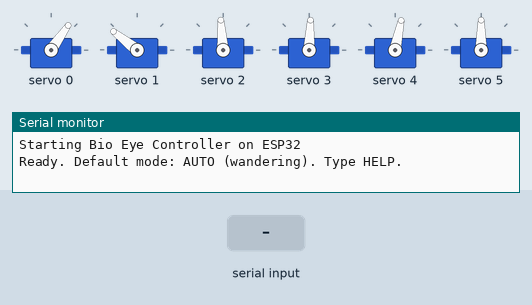
Bench run of a sketch on a simulated ESP32. Shown: 6 × servo, the last lines printed to the serial monitor. The inputs (shaded band) are chosen by the test bench. Random numbers use the default seed unless the sketch sets one.

Above: at 1.2 s.
1.3 s: "BLINK\n" received over Serial
At 3.3 s:
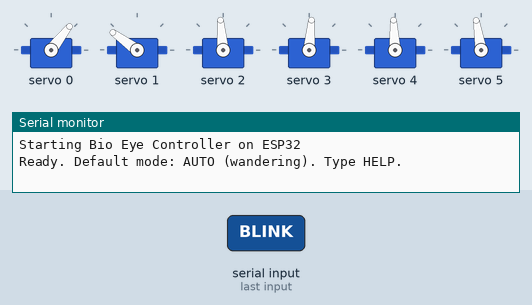
4.3 s: "BLINK\n" received over Serial
At 4.67 s:
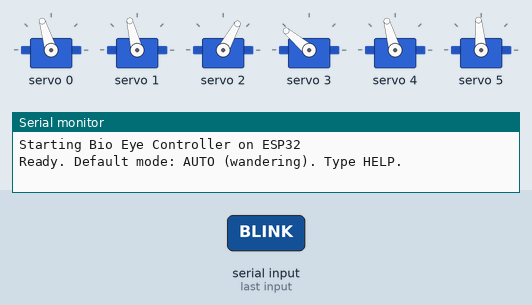
7.3 s: "CENTER\n" received over Serial
At 11.17 s:
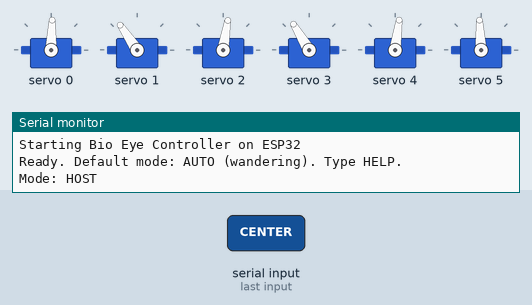
Timing chart, 0 to 52.1 s (numbered marks = the images above; inputs shaded):
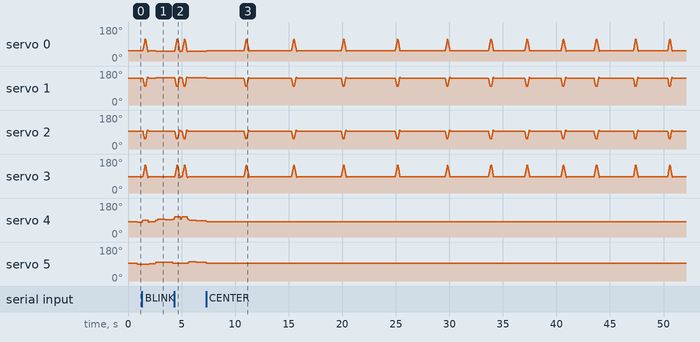

The sketch:

eye.ino
```cpp
/*
  Bio-tuned Eye Controller (ESP32 / AVR)  -- REF
  Protocol unchanged. Added harmless HRMODE reply for broadcast convenience.
*/

#define PCA9685_ADDR        0x40
//#define PCA9685_EXT_OSC_HZ  27000000UL
//#define DEBUG_PRINTS

#include <Arduino.h>
#include <Wire.h>
#include <Adafruit_PWMServoDriver.h>
#include <string.h>

#ifdef ARDUINO_ARCH_ESP32
  #include "freertos/FreeRTOS.h"
  #include "freertos/task.h"
  #include "esp_system.h"
  #ifndef I2C_SDA_PIN
    #define I2C_SDA_PIN 21
  #endif
  #ifndef I2C_SCL_PIN
    #define I2C_SCL_PIN 22
  #endif
  #define SLEEP_MS(ms)        vTaskDelay(pdMS_TO_TICKS(ms))
  #define RANDOM_SEED()       randomSeed((uint32_t)esp_random())
  #define INIT_WIRE()         Wire.begin(I2C_SDA_PIN, I2C_SCL_PIN)
  #define SMALL_DELAY(ms)     SLEEP_MS(ms)
  #define PLATFORM_NAME       "ESP32"
#else
  #define SLEEP_MS(ms)        delay(ms)
  #define RANDOM_SEED()       randomSeed( (analogRead(A0) ^ micros()) )
  #define INIT_WIRE()         Wire.begin()
  #define SMALL_DELAY(ms)     delay(ms)
  #define PLATFORM_NAME       "AVR/UNO"
#endif

bool FORCE_EXTRA_YIELD = false;
#ifdef ARDUINO_ARCH_ESP32
  #define MAYBE_YIELD() do { if (FORCE_EXTRA_YIELD) yield(); } while(0)
#else
  #define MAYBE_YIELD() do {} while(0)
#endif

Adafruit_PWMServoDriver pwm = Adafruit_PWMServoDriver(PCA9685_ADDR);

// Channels
const uint8_t RU = 0;
const uint8_t RD = 1;
const uint8_t LU = 2;
const uint8_t LD = 3;
const uint8_t MB = 4;
const uint8_t MF = 5;

#ifndef SERVO_FREQ
  #define SERVO_FREQ 50
#endif

const uint16_t SERVO_MIN_US = 500;
const uint16_t SERVO_MAX_US = 2500;
const uint16_t SERVO_MIN_SAFE = SERVO_MIN_US + 20;
const uint16_t SERVO_MAX_SAFE = SERVO_MAX_US - 20;

// Geometry constants (UNCHANGED)
const int RU_max_open  = 50;
const int RU_max_close = 110;
const int RD_max_close = 95;
const int RD_max_open  = 140;

const int LU_max_open  = 95;
const int LU_max_close = 55;
const int LD_max_close = 140;
const int LD_max_open  = 80;

const int MB_UP   = 110;
const int MB_CEN  = 80;
const int MB_DOWN = 60;

const int MF_UP   = 50;
const int MF_CEN  = 90;
const int MF_DOWN = 110;

// Bio timing (UNCHANGED)
const uint16_t BLINK_CLOSE_MS_MIN = 70;
const uint16_t BLINK_CLOSE_MS_MAX = 100;
const uint16_t BLINK_OPEN_MS_MIN  = 140;
const uint16_t BLINK_OPEN_MS_MAX  = 200;
const uint16_t BLINK_HOLD_MS_MIN  = 30;
const uint16_t BLINK_HOLD_MS_MAX  = 80;

const uint32_t INTERBLINK_MIN_MS  = 2500;
const uint32_t INTERBLINK_MAX_MS  = 5000;

const float    SAC_MAIN_SEQ_A     = 2.4f;
const float    SAC_MAIN_SEQ_B     = 21.0f;
const uint16_t SAC_MIN_MS         = 30;
const uint16_t SAC_MAX_MS         = 90;

const uint32_t GAZE_SHIFT_MIN_MS  = 1200;
const uint32_t GAZE_SHIFT_MAX_MS  = 3000;

const uint32_t MICRO_SAC_MIN_MS   = 600;
const uint32_t MICRO_SAC_MAX_MS   = 1200;
const int      MICRO_SAC_AMP_MIN  = 1;
const int      MICRO_SAC_AMP_MAX  = 3;

const float EYELID_BASE_OPEN      = 0.92f;
const float EYELID_COUPLING_UP    = 0.12f;
const float EYELID_COUPLING_DOWN  = 0.20f;
const float BELL_UP_FRACTION      = 0.35f;

const int   PROFILE_STEP_DEG      = 2;
const int   MIN_STEP_DELAY_MS     = 5;

// State utils
template <typename T> inline T myMax(T a, T b){ return (a>b)?a:b; }
template <typename T> inline T myMin(T a, T b){ return (a<b)?a:b; }

int currentAngle_RU = RU_max_open;
int currentAngle_RD = RD_max_open;
int currentAngle_LU = LU_max_open;
int currentAngle_LD = LD_max_open;
int currentAngle_MB = MB_CEN;
int currentAngle_MF = MF_CEN;

int trim_RU = 0, trim_RD = 0, trim_LU = 0, trim_LD = 0, trim_MB = 0, trim_MF = 0;

uint32_t nextBlinkAt = 0;
uint32_t nextGazeAt  = 0;
uint32_t nextMicroAt = 0;

float gazeX = 0.0f;
float gazeY = 0.0f;

bool hostControlEnabled = false;
uint32_t hostLastCmdAt = 0;
const uint32_t HOST_TIMEOUT_MS = 0;

const size_t CMD_BUF_LEN = 96;
char cmdBuf[CMD_BUF_LEN];
uint8_t cmdLen = 0;

// Conversions
uint16_t usToTicks(uint16_t us){
  us = constrain(us, SERVO_MIN_SAFE, SERVO_MAX_SAFE);
  float period_us = 1000000.0f / (float)SERVO_FREQ;
  float ticks = (float)us * 4096.0f / period_us;
  if (ticks < 0) ticks = 0;
  if (ticks > 4095) ticks = 4095;
  return (uint16_t)ticks;
}
uint16_t angleToUs(int angle){
  angle = constrain(angle, 0, 180);
  float span = (float)(SERVO_MAX_US - SERVO_MIN_US);
  float us = SERVO_MIN_US + (span * (float)angle / 180.0f);
  return (uint16_t)us;
}
void writeAngle(uint8_t ch, int angle){
  angle = constrain(angle, 0, 180);
  uint16_t us = angleToUs(angle);
  pwm.setPWM(ch, 0, usToTicks(us));
}

// Motion helpers
void moveServoSmooth(uint8_t ch, int &cur, int targetAngle, int step=PROFILE_STEP_DEG, int stepDelay=MIN_STEP_DELAY_MS){
  targetAngle = constrain(targetAngle, 0, 180);
  if (step<1) step=1;
  if (cur==targetAngle){ writeAngle(ch,cur); return; }
  int dir = (targetAngle>cur)?1:-1;
  for(int a=cur; a!=targetAngle; a+=dir*step){
    if ((dir>0 && a>targetAngle) || (dir<0 && a<targetAngle)) a=targetAngle;
    writeAngle(ch,a); cur=a; SLEEP_MS(stepDelay); MAYBE_YIELD();
    if (a==targetAngle) break;
  }
}
struct ServoState{ uint8_t ch; int* currentRef; int target; };

void moveServosSimultaneous(ServoState* list, int count, int step=PROFILE_STEP_DEG, int stepDelay=MIN_STEP_DELAY_MS){
  if(step<1) step=1;
  bool any=true;
  while(any){
    any=false;
    for(int i=0;i<count;++i){
      int &cur=*(list[i].currentRef); int tgt=constrain(list[i].target,0,180);
      if(cur==tgt) continue;
      int delta=tgt-cur; int inc=constrain(delta,-step,step); int next=cur+inc;
      writeAngle(list[i].ch,next); cur=next; any=true;
    }
    if(any){ SLEEP_MS(stepDelay); MAYBE_YIELD(); }
  }
}
int computeStepDelayForDurationMs(int maxDeltaDeg, uint16_t desiredMs, int stepDeg=PROFILE_STEP_DEG){
  maxDeltaDeg=abs(maxDeltaDeg);
  if(maxDeltaDeg==0) return desiredMs;
  int steps=(maxDeltaDeg+stepDeg-1)/stepDeg;
  int d=desiredMs/myMax(1,steps);
  return myMax(d,MIN_STEP_DELAY_MS);
}

// Eyelids + mapping
float clamp01(float t){ return t<0.0f?0.0f:(t>1.0f?1.0f:t); }
int lerpInt(int a,int b,float t){ float ft=a+(b-a)*t; return (int)(ft + (ft>=0?0.5f:-0.5f)); }

void setRightEyelidsOpenLevel(float open01,int step=PROFILE_STEP_DEG,int stepDelay=MIN_STEP_DELAY_MS){
  open01=clamp01(open01);
  int tgt_RU=lerpInt(RU_max_close,RU_max_open,open01)+trim_RU;
  int tgt_RD=lerpInt(RD_max_close,RD_max_open,open01)+trim_RD;
  ServoState g[2]={{RU,&currentAngle_RU,tgt_RU},{RD,&currentAngle_RD,tgt_RD}};
  moveServosSimultaneous(g,2,step,stepDelay);
}
void setLeftEyelidsOpenLevel(float open01,int step=PROFILE_STEP_DEG,int stepDelay=MIN_STEP_DELAY_MS){
  open01=clamp01(open01);
  int tgt_LU=lerpInt(LU_max_close,LU_max_open,open01)+trim_LU;
  int tgt_LD=lerpInt(LD_max_close,LD_max_open,open01)+trim_LD;
  ServoState g[2]={{LU,&currentAngle_LU,tgt_LU},{LD,&currentAngle_LD,tgt_LD}};
  moveServosSimultaneous(g,2,step,stepDelay);
}
void setBothEyelidsOpenLevel(float open01,int step=PROFILE_STEP_DEG,int stepDelay=MIN_STEP_DELAY_MS){
  open01=clamp01(open01);
  int tgt_RU=lerpInt(RU_max_close,RU_max_open,open01)+trim_RU;
  int tgt_RD=lerpInt(RD_max_close,RD_max_open,open01)+trim_RD;
  int tgt_LU=lerpInt(LU_max_close,LU_max_open,open01)+trim_LU;
  int tgt_LD=lerpInt(LD_max_close,LD_max_open,open01)+trim_LD;
  ServoState g[4]={{RU,&currentAngle_RU,tgt_RU},{RD,&currentAngle_RD,tgt_RD},
                   {LU,&currentAngle_LU,tgt_LU},{LD,&currentAngle_LD,tgt_LD}};
  moveServosSimultaneous(g,4,step,stepDelay);
}

int vNormToMB(float v){
  v=constrain(v,-1.0f,1.0f);
  return (v>=0.0f)?lerpInt(MB_CEN,MB_UP,v):lerpInt(MB_CEN,MB_DOWN,-v);
}
int hNormToMF(float h){
  h=constrain(h,-1.0f,1.0f);
  return (h>=0.0f)?lerpInt(MF_CEN,MF_UP,h):lerpInt(MF_CEN,MF_DOWN,-h);
}

void set_MB(int angle,int step=PROFILE_STEP_DEG,int stepDelay=MIN_STEP_DELAY_MS){ moveServoSmooth(MB,currentAngle_MB,angle+trim_MB,step,stepDelay); }
void set_MF(int angle,int step=PROFILE_STEP_DEG,int stepDelay=MIN_STEP_DELAY_MS){ moveServoSmooth(MF,currentAngle_MF,angle+trim_MF,step,stepDelay); }

float computeEyelidOpenForV(float vNorm){
  vNorm=constrain(vNorm,-1.0f,1.0f);
  float open=EYELID_BASE_OPEN;
  if(vNorm>0.0f) open+=EYELID_COUPLING_UP*vNorm;
  else open-=EYELID_COUPLING_DOWN*(-vNorm);
  return clamp01(open);
}
void applyEyelidCoupling(float vNorm,uint16_t desiredMs){
  float open01=computeEyelidOpenForV(vNorm);
  int tgt_RU=lerpInt(RU_max_close,RU_max_open,open01)+trim_RU;
  int tgt_RD=lerpInt(RD_max_close,RD_max_open,open01)+trim_RD;
  int tgt_LU=lerpInt(LU_max_close,LU_max_open,open01)+trim_LU;
  int tgt_LD=lerpInt(LD_max_close,LD_max_open,open01)+trim_LD;
  int dRU=abs(tgt_RU-currentAngle_RU);
  int dRD=abs(tgt_RD-currentAngle_RD);
  int dLU=abs(tgt_LU-currentAngle_LU);
  int dLD=abs(tgt_LD-currentAngle_LD);
  int dMax=myMax(myMax(dRU,dRD),myMax(dLU,dLD));
  int stepDelay=computeStepDelayForDurationMs(dMax,desiredMs,PROFILE_STEP_DEG);
  setBothEyelidsOpenLevel(open01,PROFILE_STEP_DEG,stepDelay);
}

void saccadeToNormalized(float xNorm,float yNorm){
  xNorm=constrain(xNorm,-1.0f,1.0f); yNorm=constrain(yNorm,-1.0f,1.0f);
  int tgtMF=hNormToMF(xNorm); int tgtMB=vNormToMB(yNorm);
  int dMF=abs(tgtMF-currentAngle_MF); int dMB=abs(tgtMB-currentAngle_MB);
  int amp=myMax(dMF,dMB);
  uint16_t desiredMs=(uint16_t)constrain((int)(SAC_MAIN_SEQ_A*amp+SAC_MAIN_SEQ_B),(int)SAC_MIN_MS,(int)SAC_MAX_MS);
  int stepDelay=computeStepDelayForDurationMs(amp,desiredMs,PROFILE_STEP_DEG);
  ServoState group[2]={{MF,&currentAngle_MF,tgtMF},{MB,&currentAngle_MB,tgtMB}};
  moveServosSimultaneous(group,2,PROFILE_STEP_DEG,stepDelay);
  applyEyelidCoupling(yNorm,desiredMs+30);
  gazeX=xNorm; gazeY=yNorm;
}

void blinkBothBio(){
  uint16_t tClose=random(BLINK_CLOSE_MS_MIN,BLINK_CLOSE_MS_MAX+1);
  uint16_t tOpen =random(BLINK_OPEN_MS_MIN, BLINK_OPEN_MS_MAX+1);
  uint16_t tHold =random(BLINK_HOLD_MS_MIN, BLINK_HOLD_MS_MAX+1);
  bool lidsOnly=hostControlEnabled;
  int originalMB=currentAngle_MB;

  if(!lidsOnly){
    int upTarget=vNormToMB(myMin(1.0f,(float)(originalMB-MB_CEN)/(float)(MB_UP-MB_CEN))+BELL_UP_FRACTION);
    int bellTarget = (originalMB>upTarget)?originalMB:upTarget;
    if(bellTarget!=originalMB){
      int dMB=abs(bellTarget-currentAngle_MB);
      uint16_t tBell=(uint16_t)max(30,(int)tClose-20);
      int stepDelayBell=computeStepDelayForDurationMs(dMB,tBell,PROFILE_STEP_DEG);
      set_MB(bellTarget,PROFILE_STEP_DEG,stepDelayBell);
    }
  }

  int tRUc=RU_max_close+trim_RU, tRDc=RD_max_close+trim_RD, tLUc=LU_max_close+trim_LU, tLDc=LD_max_close+trim_LD;
  int dRU=abs(tRUc-currentAngle_RU), dRD=abs(tRDc-currentAngle_RD), dLU=abs(tLUc-currentAngle_LU), dLD=abs(tLDc-currentAngle_LD);
  int dMax=myMax(myMax(dRU,dRD),myMax(dLU,dLD));
  int stepClose=computeStepDelayForDurationMs(dMax,tClose,PROFILE_STEP_DEG);
  ServoState closeGroup[4]={{RU,&currentAngle_RU,tRUc},{RD,&currentAngle_RD,tRDc},{LU,&currentAngle_LU,tLUc},{LD,&currentAngle_LD,tLDc}};
  moveServosSimultaneous(closeGroup,4,PROFILE_STEP_DEG,stepClose);

  SLEEP_MS(tHold);

  int tRUo=RU_max_open+trim_RU, tRDo=RD_max_open+trim_RD, tLUo=LU_max_open+trim_LU, tLDo=LD_max_open+trim_LD;
  dRU=abs(tRUo-currentAngle_RU); dRD=abs(tRDo-currentAngle_RD); dLU=abs(tLUo-currentAngle_LU); dLD=abs(tLDo-currentAngle_LD);
  dMax=myMax(myMax(dRU,dRD),myMax(dLU,dLD));
  int stepOpen=computeStepDelayForDurationMs(dMax,tOpen,PROFILE_STEP_DEG);
  ServoState openGroup[4]={{RU,&currentAngle_RU,tRUo},{RD,&currentAngle_RD,tRDo},{LU,&currentAngle_LU,tLUo},{LD,&currentAngle_LD,tLDo}};
  moveServosSimultaneous(openGroup,4,PROFILE_STEP_DEG,stepOpen);

  if(!lidsOnly && currentAngle_MB!=originalMB){
    int dMBBack=abs(originalMB-currentAngle_MB);
    uint16_t tBack=(uint16_t)constrain((int)(SAC_MAIN_SEQ_A*dMBBack+SAC_MAIN_SEQ_B),(int)SAC_MIN_MS,(int)SAC_MAX_MS);
    int stepDelayBack=computeStepDelayForDurationMs(dMBBack,tBack,PROFILE_STEP_DEG);
    set_MB(originalMB,PROFILE_STEP_DEG,stepDelayBack);
  }
  applyEyelidCoupling(gazeY,60);
}

uint32_t randRange(uint32_t a,uint32_t b){ return a+(uint32_t)random((long)(b-a+1)); }
void scheduleNextBlink(){ nextBlinkAt=millis()+randRange(INTERBLINK_MIN_MS,INTERBLINK_MAX_MS); }
void scheduleNextGaze(){  nextGazeAt =millis()+randRange(GAZE_SHIFT_MIN_MS,GAZE_SHIFT_MAX_MS); }
void scheduleNextMicro(){ nextMicroAt=millis()+randRange(MICRO_SAC_MIN_MS,MICRO_SAC_MAX_MS); }

void chooseNewGazeTarget(float &xOut,float &yOut){
  float x=((float)random(-70,71))/100.0f;
  float y=((float)random(-50,51))/100.0f;
  xOut=x; yOut=y;
}
void doMicroSaccade(){
  int ampMF=random(MICRO_SAC_AMP_MIN,MICRO_SAC_AMP_MAX+1);
  int ampMB=random(MICRO_SAC_AMP_MIN,MICRO_SAC_AMP_MAX+1);
  int signH=random(0,2)?1:-1;
  int signV=random(0,2)?1:-1;
  int tgtMF=constrain(currentAngle_MF+signH*ampMF,myMin(MF_UP,MF_DOWN),myMax(MF_UP,MF_DOWN));
  int tgtMB=constrain(currentAngle_MB+signV*ampMB,myMin(MB_DOWN,MB_UP),myMax(MB_DOWN,MB_UP));
  int dMF=abs(tgtMF-currentAngle_MF);
  int dMB=abs(tgtMB-currentAngle_MB);
  int amp=myMax(dMF,dMB);
  uint16_t desiredMs=(uint16_t)constrain((int)(SAC_MAIN_SEQ_A*amp+SAC_MAIN_SEQ_B),(int)SAC_MIN_MS,(int)SAC_MAX_MS);
  int stepDelay=computeStepDelayForDurationMs(amp,desiredMs,PROFILE_STEP_DEG);
  ServoState g[2]={{MF,&currentAngle_MF,tgtMF},{MB,&currentAngle_MB,tgtMB}};
  moveServosSimultaneous(g,2,PROFILE_STEP_DEG,stepDelay);
}
void initializePose(){
  setBothEyelidsOpenLevel(EYELID_BASE_OPEN,PROFILE_STEP_DEG,8);
  set_MB(MB_CEN,PROFILE_STEP_DEG,8);
  set_MF(MF_CEN,PROFILE_STEP_DEG,8);
  gazeX=0.0f; gazeY=0.0f;
}

// CLI helpers
void printHelp(){
  Serial.println(F("Commands:"));
  Serial.println(F("  MODE HOST | MODE AUTO"));
  Serial.println(F("  G x y         (normalized [-1..1])"));
  Serial.println(F("  CENTER | BLINK | OPEN o | RAW mf mb"));
  Serial.println(F("  STATUS | PING | HELP | SCAR ON|OFF | HRMODE name"));
}
float approxVNormFromMB(int mbAngle){
  if(mbAngle>=MB_CEN){
    float denom=(float)(MB_UP-MB_CEN);
    return denom!=0.0f?(float)(mbAngle-MB_CEN)/denom:0.0f;
  } else {
    float denom=(float)(MB_CEN-MB_DOWN);
    return denom!=0.0f?-(float)(MB_CEN-mbAngle)/denom:0.0f;
  }
}
float approxHNormFromMF(int mfAngle){
  if(mfAngle<=MF_CEN){
    float denom=(float)(MF_CEN-MF_UP);
    return denom!=0.0f?(float)(MF_CEN-mfAngle)/denom:0.0f;
  } else {
    float denom=(float)(MF_DOWN-MF_CEN);
    return denom!=0.0f?-(float)(mfAngle-MF_CEN)/denom:0.0f;
  }
}
void setHostMode(bool on){
  hostControlEnabled=on;
  if(on){ scheduleNextBlink(); }
  else  { scheduleNextBlink(); scheduleNextGaze(); scheduleNextMicro(); }
  Serial.print(F("Mode: ")); Serial.println(on?F("HOST"):F("AUTO"));
}
void handleSTATUS(){
  float xn=approxHNormFromMF(currentAngle_MF);
  float yn=approxVNormFromMB(currentAngle_MB);
  Serial.print(F("Platform: ")); Serial.println(F(PLATFORM_NAME));
  Serial.print(F("Mode: ")); Serial.println(hostControlEnabled?F("HOST"):F("AUTO"));
  Serial.print(F("MF: ")); Serial.print(currentAngle_MF); Serial.print(F("  xNorm: ")); Serial.println(xn,3);
  Serial.print(F("MB: ")); Serial.print(currentAngle_MB); Serial.print(F("  yNorm: ")); Serial.println(yn,3);
  Serial.print(F("RU/RD/LU/LD: ")); Serial.print(currentAngle_RU); Serial.print(' ');
  Serial.print(currentAngle_RD); Serial.print(' '); Serial.print(currentAngle_LU); Serial.print(' ');
  Serial.println(currentAngle_LD);
}

void processCommand(char* line){
  while(*line==' '||*line=='\t') line++;
  if(*line==0) return;
  char buf[CMD_BUF_LEN]; strncpy(buf,line,CMD_BUF_LEN-1); buf[CMD_BUF_LEN-1]=0;
  char* saveptr=nullptr; char* tok=strtok_r(buf," \t",&saveptr);
  if(!tok) return;
  for(char* p=tok; *p; ++p) *p=toupper(*p);

  if(!strcmp(tok,"MODE")){
    char* arg=strtok_r(nullptr," \t",&saveptr);
    if(!arg){ Serial.println(F("ERR: MODE needs HOST or AUTO")); return; }
    for(char* p=arg; *p; ++p) *p=toupper(*p);
    if(!strcmp(arg,"HOST")) setHostMode(true);
    else if(!strcmp(arg,"AUTO")) setHostMode(false);
    else Serial.println(F("ERR: MODE arg must be HOST or AUTO"));
  }
  else if(!strcmp(tok,"G")||!strcmp(tok,"GAZE")){
    char* ax=strtok_r(nullptr," \t",&saveptr);
    char* ay=strtok_r(nullptr," \t",&saveptr);
    if(!ax||!ay){ Serial.println(F("ERR: G requires x y")); return; }
    float x=(float)strtod(ax,nullptr);
    float y=(float)strtod(ay,nullptr);
    x=constrain(x,-1.0f,1.0f); y=constrain(y,-1.0f,1.0f);
    if(!hostControlEnabled) setHostMode(true);
    saccadeToNormalized(x,y); hostLastCmdAt=millis();
  }
  else if(!strcmp(tok,"CENTER")){
    if(!hostControlEnabled) setHostMode(true);
    saccadeToNormalized(0.0f,0.0f); hostLastCmdAt=millis();
  }
  else if(!strcmp(tok,"BLINK")){
    blinkBothBio(); hostLastCmdAt=millis();
  }
  else if(!strcmp(tok,"OPEN")){
    char* a=strtok_r(nullptr," \t",&saveptr);
    if(!a){ Serial.println(F("ERR: OPEN requires 0..1")); return; }
    float o=(float)strtod(a,nullptr); o=clamp01(o);
    setBothEyelidsOpenLevel(o,PROFILE_STEP_DEG,8); hostLastCmdAt=millis();
  }
  else if(!strcmp(tok,"RAW")){
    char* mf=strtok_r(nullptr," \t",&saveptr);
    char* mb=strtok_r(nullptr," \t",&saveptr);
    if(!mf||!mb){ Serial.println(F("ERR: RAW mf mb")); return; }
    int mfA=atoi(mf); int mbA=atoi(mb);
    if(!hostControlEnabled) setHostMode(true);
    set_MF(mfA,PROFILE_STEP_DEG,6); set_MB(mbA,PROFILE_STEP_DEG,6);
  }
  else if(!strcmp(tok,"STATUS")){
    handleSTATUS();
  }
  else if(!strcmp(tok,"PING")){
    Serial.println(F("OK"));
  }
  else if(!strcmp(tok,"SCAR")){
    Serial.println(F("OK"));
  }
  else if(!strcmp(tok,"HRMODE")){
    Serial.println(F("OK"));
  }
  else if(!strcmp(tok,"HELP")){
    printHelp();
  }
  else {
    Serial.print(F("ERR: Unknown cmd: ")); Serial.println(tok);
  }
}

void pollSerial(){
  while(Serial.available()>0){
    char c=(char)Serial.read();
    if(c=='\r') continue;
    if(c=='\n'){
      cmdBuf[cmdLen]=0;
      if(cmdLen>0) processCommand(cmdBuf);
      cmdLen=0;
    } else {
      if(cmdLen<CMD_BUF_LEN-1){ cmdBuf[cmdLen++]=c; }
      else { cmdLen=0; } // overflow -> reset
    }
  }
}

bool initPCA9685(){
  pwm.begin();
#ifdef PCA9685_EXT_OSC_HZ
  pwm.setOscillatorFrequency(PCA9685_EXT_OSC_HZ);
#endif
  delay(10);
  pwm.setPWMFreq(SERVO_FREQ);
  delay(8);
  return true;
}

void scheduleAll(){
  scheduleNextBlink();
#ifndef DISABLE_WANDER
  scheduleNextGaze();
  scheduleNextMicro();
#endif
}

void setup(){
  INIT_WIRE();
  Wire.setClock(400000);

  Serial.begin(115200);
#if defined(ARDUINO_ARCH_ESP32)
  while(!Serial){ SLEEP_MS(1); }
#endif
  Serial.print(F("Starting Bio Eye Controller on ")); Serial.println(F(PLATFORM_NAME));

  initPCA9685();
  RANDOM_SEED();
  setBothEyelidsOpenLevel(EYELID_BASE_OPEN,PROFILE_STEP_DEG,8);
  set_MB(MB_CEN,PROFILE_STEP_DEG,8);
  set_MF(MF_CEN,PROFILE_STEP_DEG,8);
  gazeX=0.0f; gazeY=0.0f;
  scheduleAll();

  Serial.println(F("Ready. Default mode: AUTO (wandering). Type HELP."));
}

void loop(){
  uint32_t now=millis();
  pollSerial();

  if(hostControlEnabled){
    if((int32_t)(now - nextBlinkAt)>=0){ blinkBothBio(); scheduleNextBlink(); }
  } else {
    if((int32_t)(now - nextBlinkAt)>=0){ blinkBothBio(); scheduleNextBlink(); }
    if((int32_t)(now - nextGazeAt)>=0){ float gx,gy; chooseNewGazeTarget(gx,gy); saccadeToNormalized(gx,gy); scheduleNextGaze(); }
    if((int32_t)(now - nextMicroAt)>=0){ doMicroSaccade(); scheduleNextMicro(); }
  }

  SLEEP_MS(5); MAYBE_YIELD();
}
```
